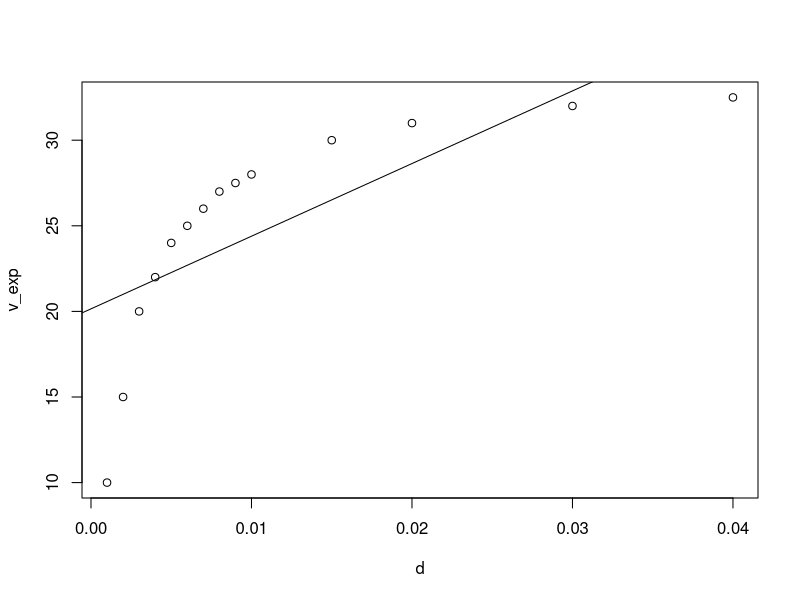
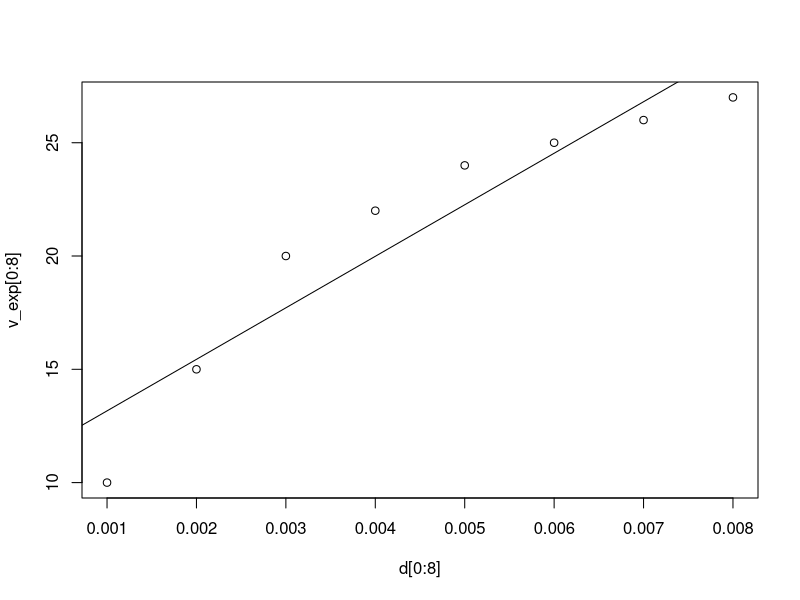
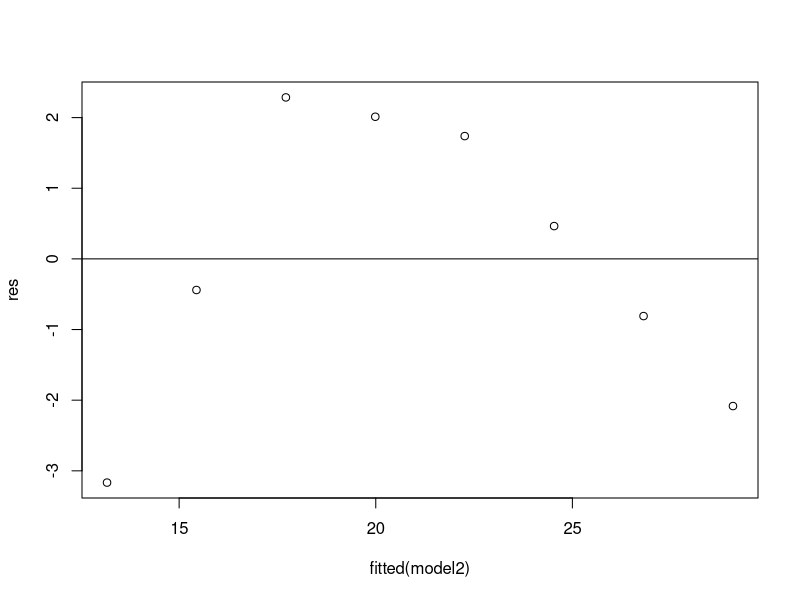
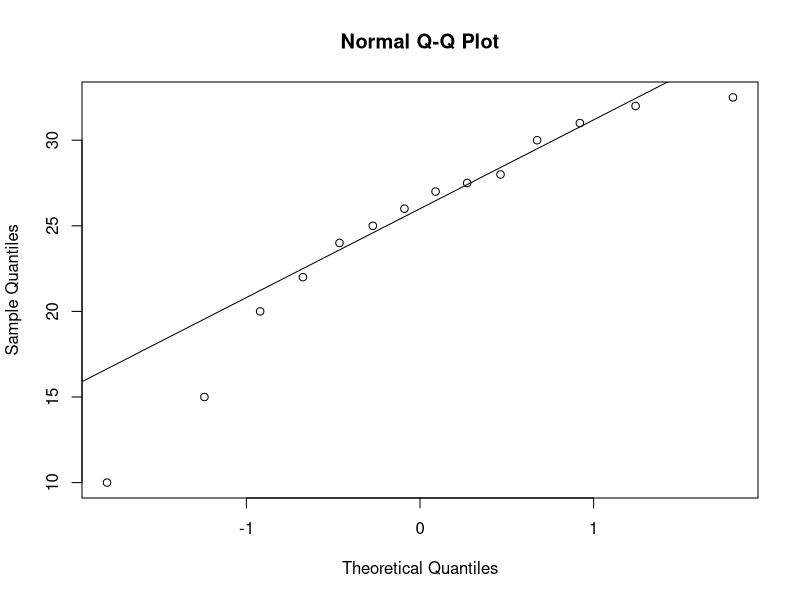
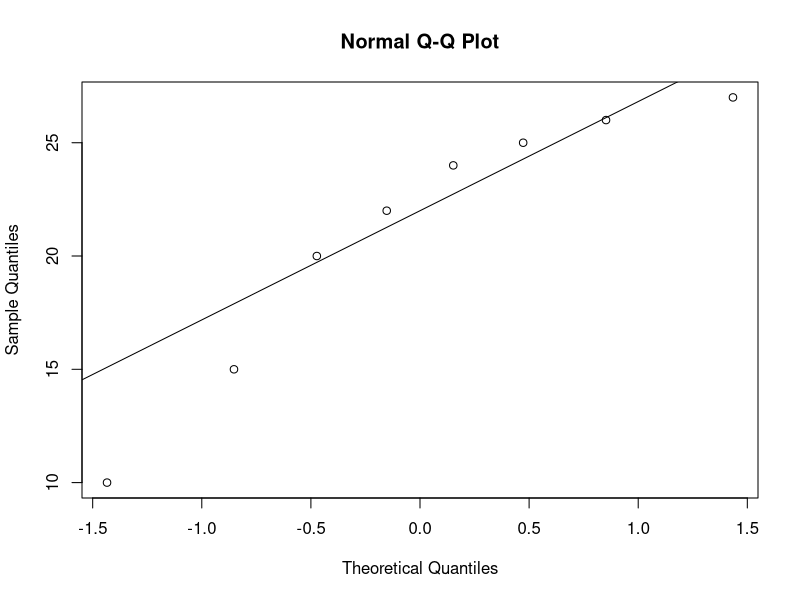
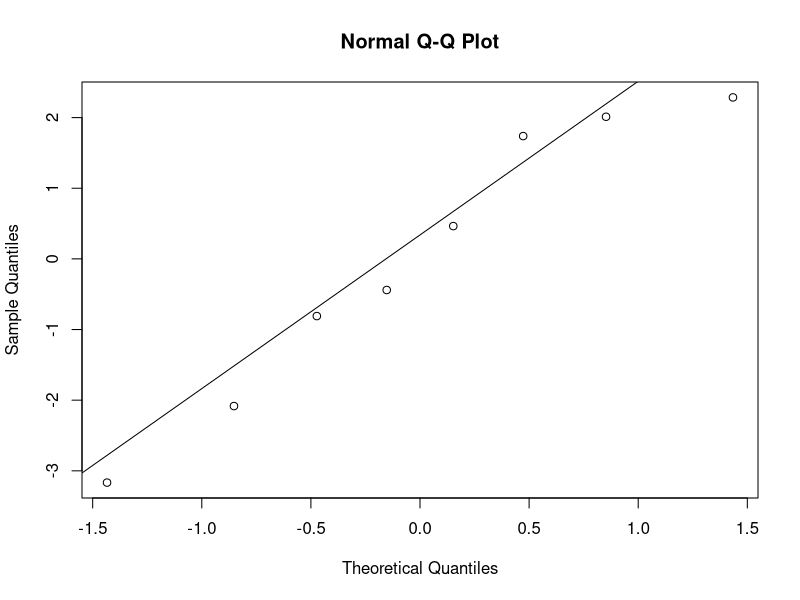
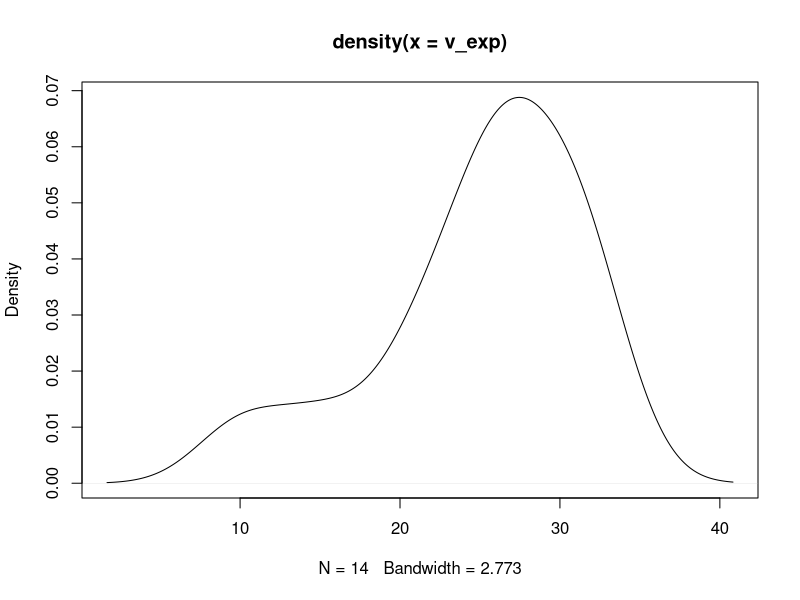
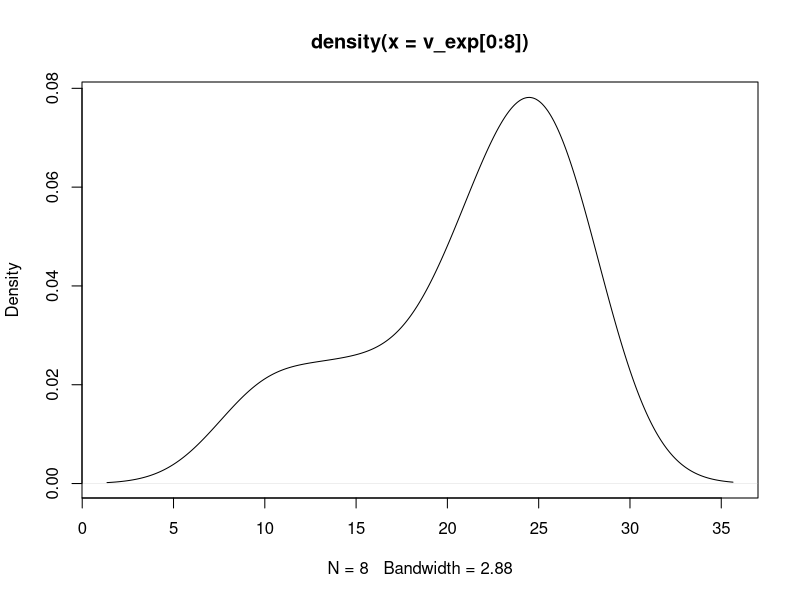

Here is the R script that generated these plots, in order:
# Data
d = c(1, 2, 3, 4, 5, 6, 7, 8, 9, 10, 15, 20, 30, 40) / 1000
v_exp= c(10, 15, 20, 22, 24, 25, 26, 27, 27.5, 28, 30, 31, 32, 32.5)

# Linear regression (all data)
model = lm(v_exp ~ d)
summary(model)

# Linear regression (only first 8)
model2 = lm(v_exp[0:8] ~ d[0:8])
summary(model2)

# Plots with regression lines
plot(d, v_exp)
abline(model)

plot(d[0:8], v_exp[0:8])
abline(model2)

# The second model is better so we proceed studying its residuals

# Residuals
res = resid(model2)

# Residual VS Fitted plot
plot(fitted(model2), res)
abline(0,0)

# Shapiro-Wilk
shapiro.test(v_exp)
shapiro.test(v_exp[0:8])
shapiro.test(res)

# QQ-plot 
qqnorm(v_exp)
qqline(v_exp)

qqnorm(v_exp[0:8])
qqline(v_exp[0:8])

qqnorm(res)
qqline(res) 

# Density
plot(density(v_exp))
plot(density(v_exp[0:8]))
plot(density(res))

